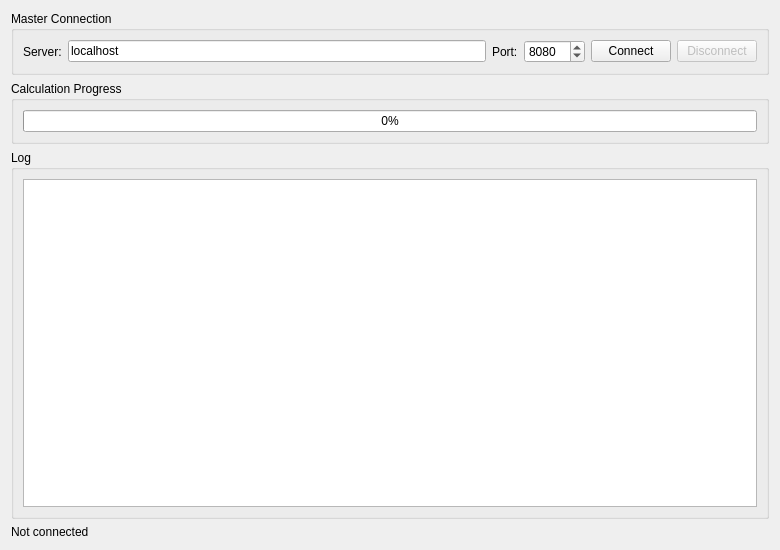
<?xml version="1.0" encoding="UTF-8"?>
<ui version="4.0">
 <class>SlaveWidget</class>
 <widget class="QWidget" name="SlaveWidget">
  <property name="geometry">
   <rect>
    <x>0</x>
    <y>0</y>
    <width>780</width>
    <height>550</height>
   </rect>
  </property>
  <property name="windowTitle">
   <string>Form</string>
  </property>
  <layout class="QVBoxLayout" name="verticalLayout">
   <item>
    <widget class="QGroupBox" name="connectionGroupBox">
     <property name="title">
      <string>Master Connection</string>
     </property>
     <layout class="QHBoxLayout" name="horizontalLayout">
      <item>
       <widget class="QLabel" name="serverLabel">
        <property name="text">
         <string>Server:</string>
        </property>
       </widget>
      </item>
      <item>
       <widget class="QLineEdit" name="serverAddressEdit">
        <property name="text">
         <string>localhost</string>
        </property>
       </widget>
      </item>
      <item>
       <widget class="QLabel" name="portLabel">
        <property name="text">
         <string>Port:</string>
        </property>
       </widget>
      </item>
      <item>
       <widget class="QSpinBox" name="portSpinBox">
        <property name="minimum">
         <number>1024</number>
        </property>
        <property name="maximum">
         <number>65535</number>
        </property>
        <property name="value">
         <number>8080</number>
        </property>
       </widget>
      </item>
      <item>
       <widget class="QPushButton" name="connectButton">
        <property name="text">
         <string>Connect</string>
        </property>
       </widget>
      </item>
      <item>
       <widget class="QPushButton" name="disconnectButton">
        <property name="enabled">
         <bool>false</bool>
        </property>
        <property name="text">
         <string>Disconnect</string>
        </property>
       </widget>
      </item>
     </layout>
    </widget>
   </item>
   <item>
    <widget class="QGroupBox" name="progressGroupBox">
     <property name="title">
      <string>Calculation Progress</string>
     </property>
     <layout class="QVBoxLayout" name="verticalLayout_2">
      <item>
       <widget class="QProgressBar" name="progressBar">
        <property name="value">
         <number>0</number>
        </property>
       </widget>
      </item>
     </layout>
    </widget>
   </item>
   <item>
    <widget class="QGroupBox" name="logGroupBox">
     <property name="title">
      <string>Log</string>
     </property>
     <layout class="QVBoxLayout" name="verticalLayout_3">
      <item>
       <widget class="QTextEdit" name="logTextEdit">
        <property name="readOnly">
         <bool>true</bool>
        </property>
       </widget>
      </item>
     </layout>
    </widget>
   </item>
   <item>
    <widget class="QLabel" name="statusLabel">
     <property name="text">
      <string>Not connected</string>
     </property>
    </widget>
   </item>
  </layout>
 </widget>
 <resources/>
 <connections/>
</ui>
